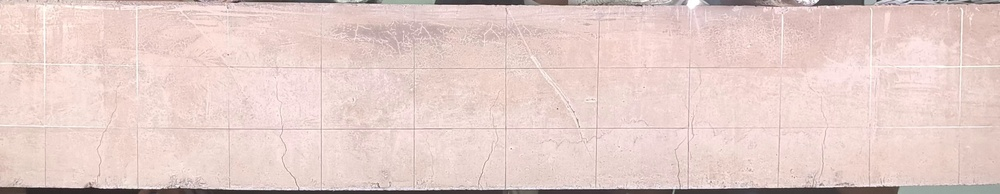
#> input picture code/images/frame_0015.jpg, 1000 x 194 px, shrunk from 3840 x 745 before the run
$ python line.py
#> lines starting #> are read from the running program, lines starting #| are printed output that depends on the picture; after the words box and inside, x2 and y2 are one past the last pixel; in counts of white or black regions, pixels touching at a corner belong together
import cv2
import numpy as np
import matplotlib.pyplot as plt

def process_image(image_path, output_folder):
    # Load image
#> called with image_path = '../images/frame_0015.jpg', output_folder = '../results'
    img = cv2.imread(image_path)
#> img is the input picture: shape (194, 1000, 3); mean B, G, R 201.5, 206.3, 229.6

    # Convert to grayscale
    gray = cv2.cvtColor(img, cv2.COLOR_BGR2GRAY)
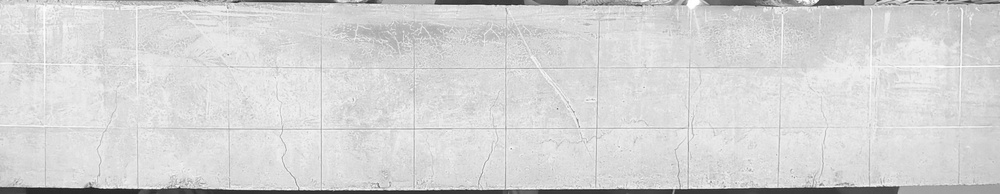
#> gray: shape (194, 1000); min 29, max 255, mean 212.8

    # Apply Canny edge detection
    edges = cv2.Canny(gray, 50, 150, apertureSize=3)
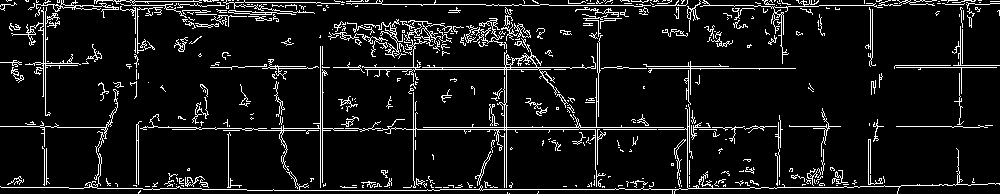
#> edges: shape (194, 1000); 8.5% white in thin lines or dots

    # Apply Hough Line Transform
    lines = cv2.HoughLinesP(edges, 1, np.pi / 180, threshold=100, minLineLength=100, maxLineGap=10)
#> lines = 35 rows, first 6: [486, 5, 760, 5], [413, 127, 764, 127], [894, 67, 996, 67], [359, 129, 763, 129], [382, 4, 498, 4], [427, 189, 687, 189]

    # Create a copy of the original image to draw lines
    line_img = img.copy()

    if lines is not None:
        for line in lines:
            x1, y1, x2, y2 = line[0]
            # Draw only vertical and horizontal lines
            if abs(x1 - x2) < 10:  # vertical line
                cv2.line(line_img, (x1, y1), (x2, y2), (0, 255, 0), 2)
            elif abs(y1 - y2) < 10:  # horizontal line
                cv2.line(line_img, (x1, y1), (x2, y2), (255, 0, 0), 2)
#> this loop made 35 passes
#> (x1, y1, x2, y2) on passes 1 to 12: (486, 5, 760, 5), (413, 127, 764, 127), (894, 67, 996, 67), (359, 129, 763, 129), (382, 4, 498, 4), (427, 189, 687, 189), (617, 68, 795, 68), (750, 187, 859, 187), (94, 1, 213, 1), (735, 126, 840, 126), (349, 69, 565, 69), (196, 128, 416, 128)
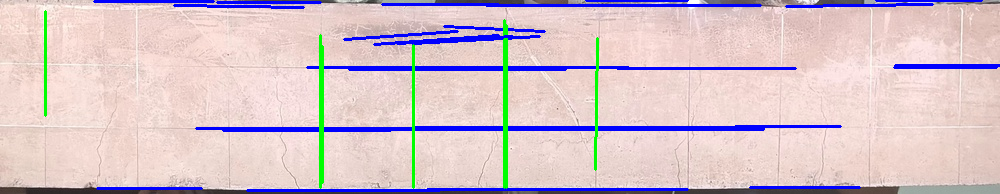
#> line_img: shape (194, 1000, 3); 7.46% of pixels changed, all inside (x1, y1, x2, y2) = (44, 0, 1000, 192)

    # Save results
    cv2.imwrite(f'{output_folder}/grayscale.jpg', gray)
    cv2.imwrite(f'{output_folder}/edges.jpg', edges)
    cv2.imwrite(f'{output_folder}/detected_lines.jpg', line_img)

    # Display results
    plt.figure(figsize=(18, 6))

    plt.subplot(1, 3, 1)
    plt.title('Grayscale')
    plt.imshow(gray, cmap='gray')
    plt.axis('off')

    plt.subplot(1, 3, 2)
    plt.title('Canny Edge Detection')
    plt.imshow(edges, cmap='gray')
    plt.axis('off')

    plt.subplot(1, 3, 3)
    plt.title('Detected Lines')
    plt.imshow(cv2.cvtColor(line_img, cv2.COLOR_BGR2RGB))
    plt.axis('off')

    plt.tight_layout()
    plt.show()
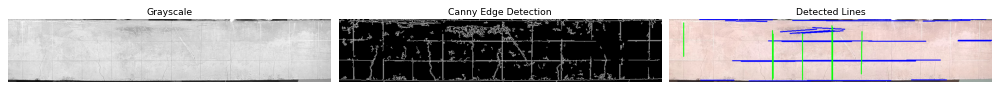
#> figure drawn by matplotlib, 3 panels

# Example usage
process_image('../images/frame_0015.jpg', '../results')

$ run again, with code/images/frame_0000.jpg copied over code/images/frame_0015.jpg
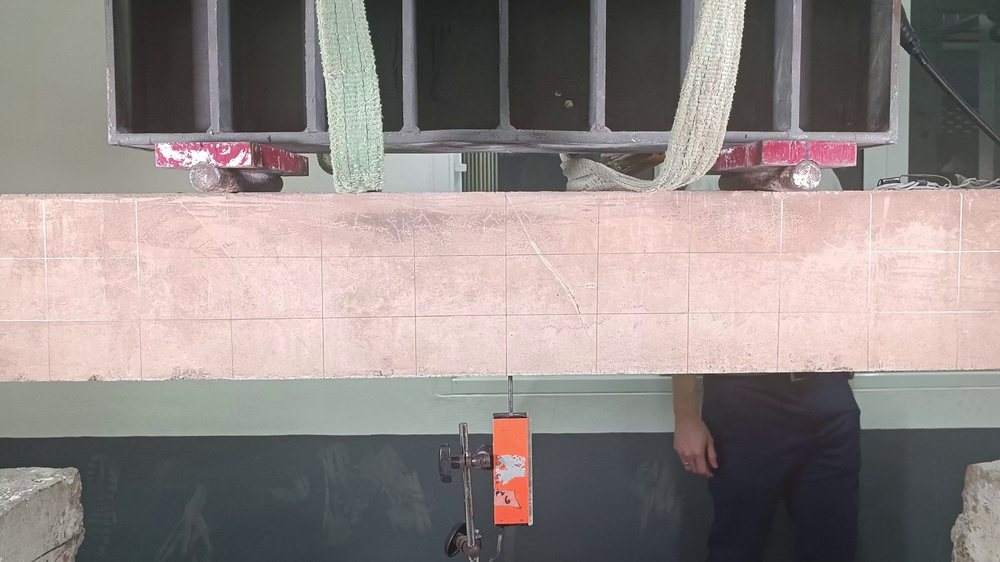
#> input picture code/images/frame_0000.jpg, 1000 x 562 px, shrunk from 3840 x 2160 before the run
#> in process_image, img is the input picture: shape (562, 1000, 3); mean B, G, R 133.5, 135.8, 144.6
#> in process_image, `edges = cv2.Canny(gray, 50, 150, apertureSize=3)`:
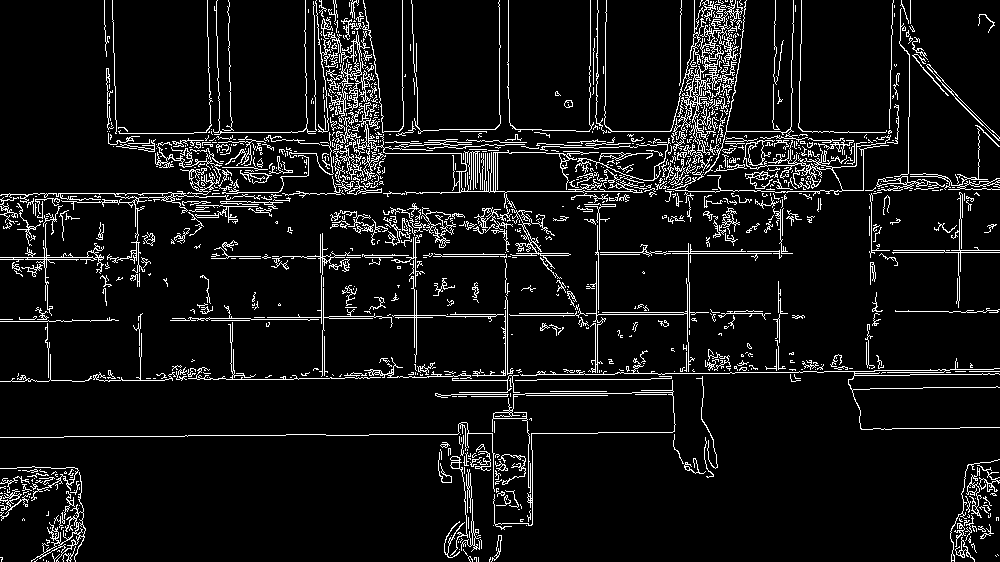
#> edges: shape (562, 1000); 7.7% white in thin lines or dots
#> lines = 51 rows, first 6: [273, 319, 432, 317], [459, 191, 673, 191], [33, 193, 237, 193], [268, 317, 507, 313], [282, 153, 497, 153], [604, 131, 833, 131]
#> the loop in process_image, `for line in lines:` made 51 passes
#> in process_image, `plt.show()`:
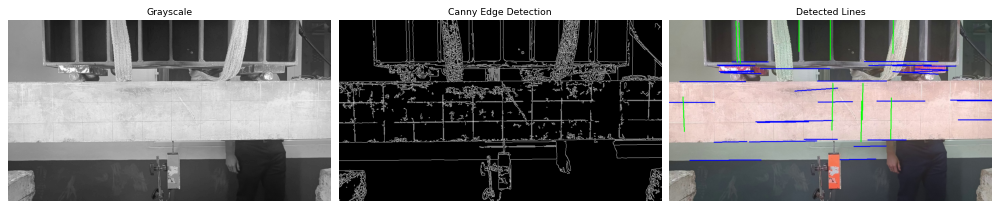
#> figure drawn by matplotlib, 3 panels

$ run again, with code/images/frame_0013.jpg copied over code/images/frame_0015.jpg
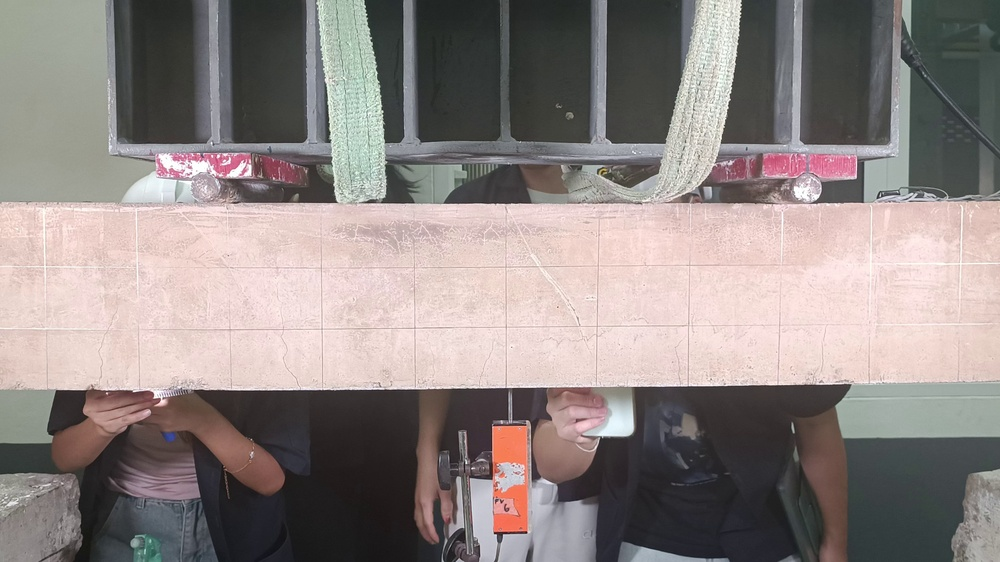
#> input picture code/images/frame_0013.jpg, 1000 x 562 px, shrunk from 3840 x 2160 before the run
#> in process_image, img is the input picture: shape (562, 1000, 3); mean B, G, R 131.4, 133.8, 143.1
#> in process_image, `edges = cv2.Canny(gray, 50, 150, apertureSize=3)`:
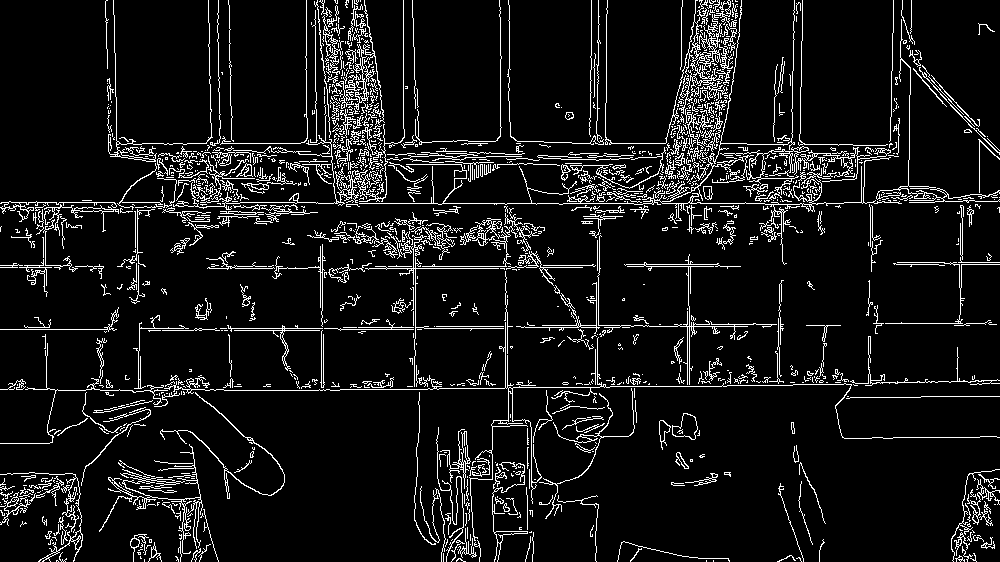
#> edges: shape (562, 1000); 8.4% white in thin lines or dots
#> lines = 66 rows, first 6: [359, 203, 764, 203], [627, 266, 740, 266], [1, 202, 210, 202], [108, 143, 330, 143], [320, 268, 510, 268], [633, 153, 796, 153]
#> the loop in process_image, `for line in lines:` made 66 passes
#> in process_image, `plt.show()`:
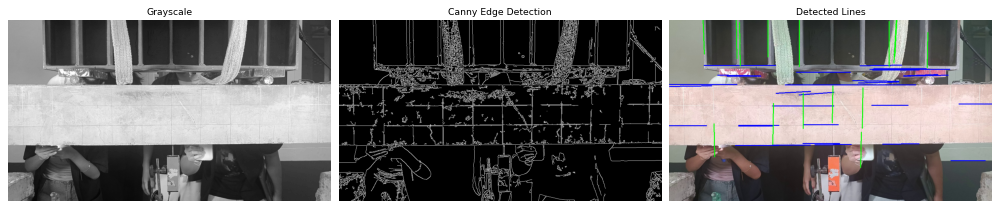
#> figure drawn by matplotlib, 3 panels
